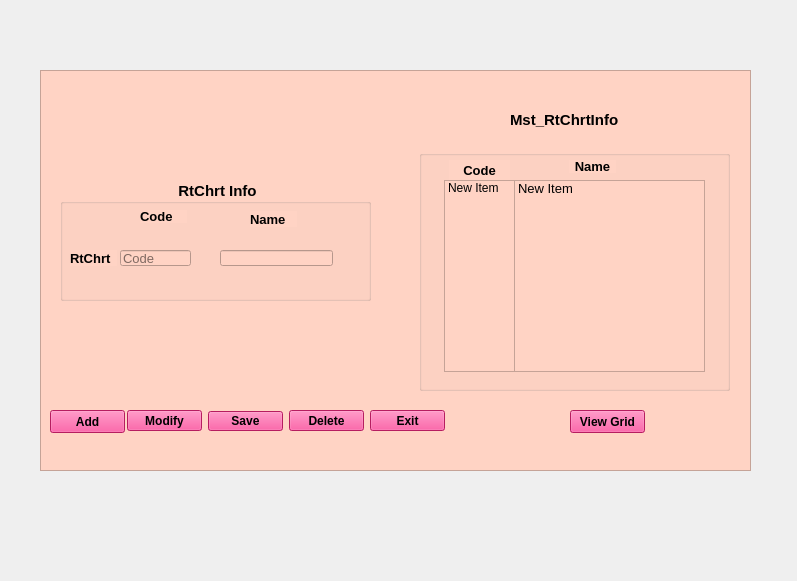
<?xml version="1.0" encoding="UTF-8"?>
<ui version="4.0">
 <class>Form</class>
 <widget class="QWidget" name="Form">
  <property name="geometry">
   <rect>
    <x>0</x>
    <y>0</y>
    <width>797</width>
    <height>581</height>
   </rect>
  </property>
  <property name="windowTitle">
   <string>Form</string>
  </property>
  <widget class="QFrame" name="frame">
   <property name="geometry">
    <rect>
     <x>40</x>
     <y>70</y>
     <width>711</width>
     <height>401</height>
    </rect>
   </property>
   <property name="font">
    <font>
     <pointsize>10</pointsize>
    </font>
   </property>
   <property name="styleSheet">
    <string notr="true">background-color: rgb(135, 189, 216);
background-color: rgb(225, 114, 255);
background-color: rgb(255, 211, 196);</string>
   </property>
   <property name="frameShape">
    <enum>QFrame::StyledPanel</enum>
   </property>
   <property name="frameShadow">
    <enum>QFrame::Raised</enum>
   </property>
   <widget class="QGroupBox" name="RtChrt_info">
    <property name="geometry">
     <rect>
      <x>20</x>
      <y>110</y>
      <width>311</width>
      <height>121</height>
     </rect>
    </property>
    <property name="font">
     <font>
      <pointsize>11</pointsize>
      <weight>75</weight>
      <bold>true</bold>
     </font>
    </property>
    <property name="styleSheet">
     <string notr="true">QGroupBox{border:2px solid Black;};</string>
    </property>
    <property name="title">
     <string>RtChrt Info</string>
    </property>
    <property name="alignment">
     <set>Qt::AlignCenter</set>
    </property>
    <widget class="QLabel" name="Code">
     <property name="geometry">
      <rect>
       <x>80</x>
       <y>30</y>
       <width>47</width>
       <height>13</height>
      </rect>
     </property>
     <property name="font">
      <font>
       <pointsize>10</pointsize>
       <weight>75</weight>
       <bold>true</bold>
      </font>
     </property>
     <property name="text">
      <string>Code</string>
     </property>
    </widget>
    <widget class="QLabel" name="Name">
     <property name="geometry">
      <rect>
       <x>190</x>
       <y>31</y>
       <width>47</width>
       <height>16</height>
      </rect>
     </property>
     <property name="font">
      <font>
       <pointsize>10</pointsize>
       <weight>75</weight>
       <bold>true</bold>
      </font>
     </property>
     <property name="text">
      <string>Name</string>
     </property>
    </widget>
    <widget class="QLabel" name="RtChrt">
     <property name="geometry">
      <rect>
       <x>10</x>
       <y>70</y>
       <width>47</width>
       <height>16</height>
      </rect>
     </property>
     <property name="font">
      <font>
       <pointsize>10</pointsize>
       <weight>75</weight>
       <bold>true</bold>
      </font>
     </property>
     <property name="text">
      <string>RtChrt</string>
     </property>
    </widget>
    <widget class="QLineEdit" name="Code_text">
     <property name="enabled">
      <bool>false</bool>
     </property>
     <property name="geometry">
      <rect>
       <x>60</x>
       <y>70</y>
       <width>71</width>
       <height>16</height>
      </rect>
     </property>
     <property name="font">
      <font>
       <pointsize>10</pointsize>
      </font>
     </property>
     <property name="placeholderText">
      <string>Code</string>
     </property>
    </widget>
    <widget class="QLineEdit" name="name_text">
     <property name="geometry">
      <rect>
       <x>160</x>
       <y>70</y>
       <width>113</width>
       <height>16</height>
      </rect>
     </property>
     <property name="font">
      <font>
       <pointsize>10</pointsize>
      </font>
     </property>
     <property name="placeholderText">
      <string/>
     </property>
    </widget>
   </widget>
   <widget class="QLabel" name="Mst_RtChrtinfo">
    <property name="geometry">
     <rect>
      <x>470</x>
      <y>40</y>
      <width>121</width>
      <height>20</height>
     </rect>
    </property>
    <property name="font">
     <font>
      <pointsize>11</pointsize>
      <weight>75</weight>
      <bold>true</bold>
     </font>
    </property>
    <property name="text">
     <string>Mst_RtChrtInfo</string>
    </property>
   </widget>
   <widget class="QPushButton" name="View_grid_btn">
    <property name="geometry">
     <rect>
      <x>530</x>
      <y>340</y>
      <width>75</width>
      <height>23</height>
     </rect>
    </property>
    <property name="font">
     <font>
      <weight>75</weight>
      <bold>true</bold>
     </font>
    </property>
    <property name="styleSheet">
     <string notr="true">background-color: rgb(255, 210, 183);
background-color: rgb(188, 255, 244);
background-color: rgb(255, 41, 134);</string>
    </property>
    <property name="text">
     <string>View Grid</string>
    </property>
   </widget>
   <widget class="QPushButton" name="Exit_btn">
    <property name="geometry">
     <rect>
      <x>330</x>
      <y>340</y>
      <width>75</width>
      <height>21</height>
     </rect>
    </property>
    <property name="font">
     <font>
      <weight>75</weight>
      <bold>true</bold>
     </font>
    </property>
    <property name="styleSheet">
     <string notr="true">background-color: rgb(255, 121, 161);
background-color: rgb(143, 216, 255);
background-color: rgb(255, 41, 134);</string>
    </property>
    <property name="text">
     <string>Exit</string>
    </property>
   </widget>
   <widget class="QPushButton" name="Delete_btn">
    <property name="geometry">
     <rect>
      <x>249</x>
      <y>340</y>
      <width>75</width>
      <height>21</height>
     </rect>
    </property>
    <property name="font">
     <font>
      <weight>75</weight>
      <bold>true</bold>
     </font>
    </property>
    <property name="styleSheet">
     <string notr="true">background-color: rgb(255, 205, 189);
background-color: rgb(255, 102, 151);
background-color: rgb(255, 41, 134);</string>
    </property>
    <property name="text">
     <string>Delete</string>
    </property>
   </widget>
   <widget class="QPushButton" name="add_btn">
    <property name="geometry">
     <rect>
      <x>10</x>
      <y>340</y>
      <width>75</width>
      <height>23</height>
     </rect>
    </property>
    <property name="font">
     <font>
      <weight>75</weight>
      <bold>true</bold>
     </font>
    </property>
    <property name="styleSheet">
     <string notr="true">background-color: rgb(166, 158, 255);
background-color: rgb(255, 41, 134);</string>
    </property>
    <property name="text">
     <string>Add</string>
    </property>
   </widget>
   <widget class="QPushButton" name="Save_btn">
    <property name="geometry">
     <rect>
      <x>168</x>
      <y>341</y>
      <width>75</width>
      <height>20</height>
     </rect>
    </property>
    <property name="font">
     <font>
      <weight>75</weight>
      <bold>true</bold>
     </font>
    </property>
    <property name="styleSheet">
     <string notr="true">background-color: rgb(255, 156, 196);
background-color: rgb(255, 41, 134);</string>
    </property>
    <property name="text">
     <string>Save</string>
    </property>
   </widget>
   <widget class="QPushButton" name="Modify_btn">
    <property name="geometry">
     <rect>
      <x>87</x>
      <y>340</y>
      <width>75</width>
      <height>21</height>
     </rect>
    </property>
    <property name="font">
     <font>
      <weight>75</weight>
      <bold>true</bold>
     </font>
    </property>
    <property name="styleSheet">
     <string notr="true">background-color: rgb(255, 156, 196);
background-color: rgb(255, 41, 134);</string>
    </property>
    <property name="text">
     <string>Modify</string>
    </property>
   </widget>
   <widget class="QGroupBox" name="groupBox">
    <property name="geometry">
     <rect>
      <x>379</x>
      <y>80</y>
      <width>311</width>
      <height>241</height>
     </rect>
    </property>
    <property name="styleSheet">
     <string notr="true">QGroupBox{border:2px solid Black;};</string>
    </property>
    <property name="title">
     <string/>
    </property>
    <widget class="QLabel" name="name1">
     <property name="geometry">
      <rect>
       <x>150</x>
       <y>10</y>
       <width>47</width>
       <height>13</height>
      </rect>
     </property>
     <property name="font">
      <font>
       <pointsize>10</pointsize>
       <weight>75</weight>
       <bold>true</bold>
      </font>
     </property>
     <property name="text">
      <string>Name</string>
     </property>
     <property name="alignment">
      <set>Qt::AlignCenter</set>
     </property>
    </widget>
    <widget class="QListWidget" name="listWidget_name">
     <property name="geometry">
      <rect>
       <x>95</x>
       <y>30</y>
       <width>191</width>
       <height>192</height>
      </rect>
     </property>
     <property name="font">
      <font>
       <pointsize>10</pointsize>
      </font>
     </property>
     <item>
      <property name="text">
       <string>New Item</string>
      </property>
     </item>
    </widget>
    <widget class="QListWidget" name="listWidget_code">
     <property name="geometry">
      <rect>
       <x>25</x>
       <y>30</y>
       <width>71</width>
       <height>192</height>
      </rect>
     </property>
     <item>
      <property name="text">
       <string>New Item</string>
      </property>
     </item>
    </widget>
    <widget class="QLabel" name="code1">
     <property name="geometry">
      <rect>
       <x>30</x>
       <y>10</y>
       <width>61</width>
       <height>20</height>
      </rect>
     </property>
     <property name="font">
      <font>
       <pointsize>10</pointsize>
       <weight>75</weight>
       <bold>true</bold>
      </font>
     </property>
     <property name="styleSheet">
      <string notr="true">QGroupBox{border:2px solid Black;};</string>
     </property>
     <property name="text">
      <string>Code</string>
     </property>
     <property name="alignment">
      <set>Qt::AlignCenter</set>
     </property>
    </widget>
   </widget>
  </widget>
 </widget>
 <resources/>
 <connections/>
</ui>
